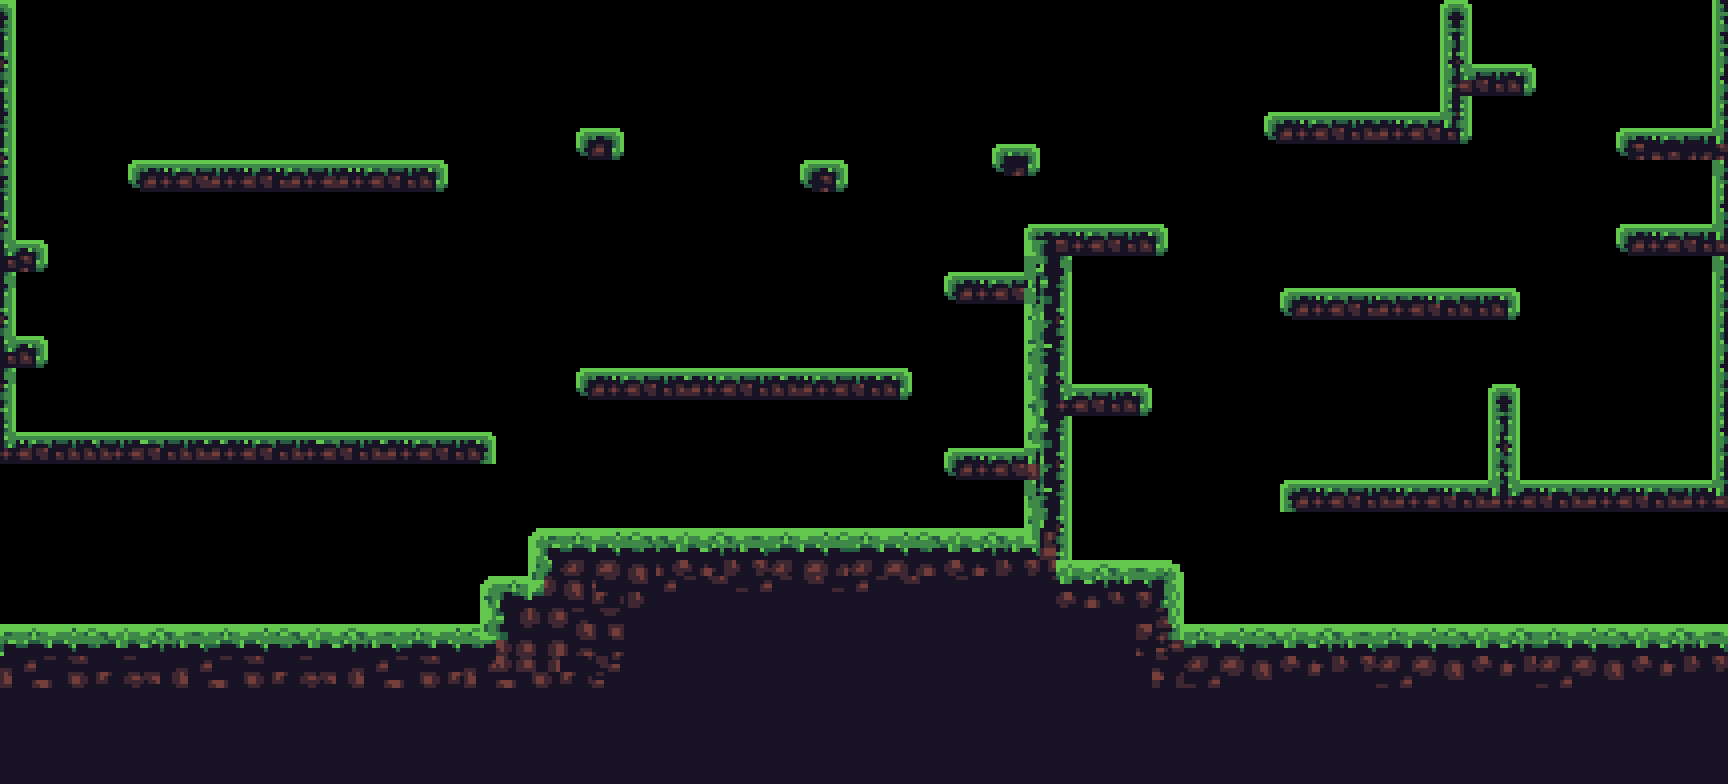

This is a level from a 2D game, rendered from its Tiled map with the project's own tilesets. A one-line summary and the map file follow, with tile-layer data summarised:
An orthogonal 108x49 tile map with 16x16 px tiles, 1 tile layer (ground), 2 tilesets and 59 objects (16x spike, 7x coin, 6x enemy, npc).

<map version="1.5" tiledversion="1.7.2" orientation="orthogonal" renderorder="right-down" width="108" height="49" tilewidth="16" tileheight="16" infinite="0" nextlayerid="6" nextobjectid="157">
 <editorsettings>
  <export target="../2.lua" format="lua" />
 </editorsettings>
 <tileset firstgid="1" name="tileset" tilewidth="16" tileheight="16" tilecount="160" columns="20">
  <image source="../../assets/tileset.png" width="320" height="128" />
 </tileset>
 <tileset firstgid="161" name="ful-tileset" tilewidth="16" tileheight="16" tilecount="1760" columns="44">
  <image source="../../assets/ful-tileset.png" width="704" height="640" />
 </tileset>
 <layer id="1" name="ground" width="108" height="49">
  <data>[5292 cells, 1818 non-empty, 216 distinct tile ids]</data>
 </layer>
 <objectgroup color="#f706cb" id="5" name="entity">
  <object id="43" name="Coin" type="coin" x="600.455" y="112.091">
   <ellipse />
  </object>
  <object id="143" name="Coin" type="coin" x="880" y="352">
   <ellipse />
  </object>
  <object id="89" name="Coin" type="coin" x="272" y="144">
   <ellipse />
  </object>
  <object id="83" name="Coin" type="coin" x="824" y="144">
   <ellipse />
  </object>
  <object id="123" name="Coin" type="coin" x="1424" y="96">
   <ellipse />
  </object>
  <object id="129" name="Coin" type="coin" x="1440" y="464">
   <ellipse />
  </object>
  <object id="144" name="Coin" type="coin" x="1488" y="48">
   <ellipse />
  </object>
  <object id="49" name="Spike" type="spike" x="649.98" y="360.567" />
  <object id="114" name="Spike" type="spike" x="377.333" y="425.333" />
  <object id="132" name="Spike" type="spike" x="432.378" y="616.573" />
  <object id="131" name="Spike" type="spike" x="455.896" y="616.542" />
  <object id="117" name="Spike" type="spike" x="435.697" y="152.629" />
  <object id="115" name="Spike" type="spike" x="343.152" y="425.515" />
  <object id="116" name="Spike" type="spike" x="310.242" y="425.697" />
  <object id="81" name="Spike" type="spike" x="676.355" y="360.254" />
  <object id="82" name="Spike" type="spike" x="701.349" y="360.174" />
  <object id="118" name="Spike" type="spike" x="906.083" y="521.333" />
  <object id="119" name="Spike" type="spike" x="881.25" y="521.667" />
  <object id="127" name="Spike" type="spike" x="1083.55" y="377.671" />
  <object id="108" name="Spike" type="spike" x="1340.97" y="280.489" />
  <object id="147" name="Spike" type="spike" x="1680.64" y="120.594" />
  <object id="146" name="Spike" type="spike" x="1658.07" y="120.747" />
  <object id="128" name="Spike" type="spike" x="1139.97" y="376.823" />
  <object id="54" name="Enemy" type="enemy" x="749.667" y="507.666">
   <point />
  </object>
  <object id="104" name="Enemy" type="enemy" x="736" y="357.875">
   <point />
  </object>
  <object id="113" name="Enemy" type="enemy" x="96" y="416">
   <point />
  </object>
  <object id="112" name="Enemy" type="enemy" x="1035.68" y="207.5">
   <point />
  </object>
  <object id="130" name="Enemy" type="enemy" x="1538.68" y="463.917">
   <point />
  </object>
  <object id="124" name="Enemy" type="enemy" x="1277.68" y="99.5">
   <point />
  </object>
  <object id="150" name="secondVillager" type="npc" x="1600.57" y="608.03">
   <point />
  </object>
 </objectgroup>
 <objectgroup color="#ff0000" id="4" name="solid">
  <properties>
   <property name="collidable" type="bool" value="true" />
  </properties>
  <object id="11" x="0" y="624" width="1730.56" height="31.6364" />
  <object id="23" x="-2.42428" y="1.6023" width="3.51523" height="655.129" />
  <object id="64" x="480.022" y="576.009" width="559.434" height="51.6664" />
  <object id="152" x="528.033" y="528.002" width="509.423" height="52.1731" />
  <object id="69" x="0" y="432.004" width="495.98" height="31.9934" />
  <object id="71" x="576.008" y="367.99" width="335.98" height="31.9857" />
  <object id="78" x="128.018" y="159.992" width="319.962" height="32.0071" />
  <object id="74" x="1023.99" y="251.225" width="48.0047" height="384.412" />
  <object id="121" x="1440.01" y="-0.560333" width="31.98" height="128.531" />
  <object id="75" x="1.16667" y="-221.5" width="14.8242" height="653.47" />
  <object id="72" x="944.004" y="272.009" width="91.4134" height="31.9856" />
  <object id="90" x="1024" y="224.005" width="144.075" height="31.9958" />
  <object id="120" x="1264.01" y="112.003" width="207.977" height="31.9912" />
  <object id="134" x="1616" y="128" width="112.236" height="16.0609" />
  <object id="135" x="1615.96" y="224.006" width="111.993" height="31.9798" />
  <object id="136" x="1461.59" y="63.9948" width="74.4133" height="32.013" />
  <object id="109" x="1280" y="288" width="239.965" height="32.0533" />
  <object id="137" x="1280" y="480.001" width="448.902" height="31.9934" />
  <object id="138" x="1488.01" y="383.989" width="31.9959" height="102.897" />
  <object id="151" x="1728.01" y="493.708" width="1.72048" height="149.678" />
  <object id="76" x="800" y="160.004" width="47.9891" height="31.9828" />
  <object id="153" x="992" y="144" width="47.993" height="29.3506" />
  <object id="77" x="575.833" y="128.004" width="48.1642" height="31.8055" />
  <object id="79" x="9.02273" y="336.001" width="38.9788" height="31.9912" />
  <object id="80" x="5.86364" y="240.003" width="42.0746" height="19.7164" />
  <object id="73" x="944" y="448" width="98.3663" height="31.9912" />
  <object id="126" x="1051.63" y="384" width="100.256" height="31.9973" />
  <object id="149" x="1072.25" y="560.007" width="111.745" height="72.103" />
  <object id="33" x="1712.01" y="-213.413" width="18.3803" height="708.712" />
 </objectgroup>
</map>